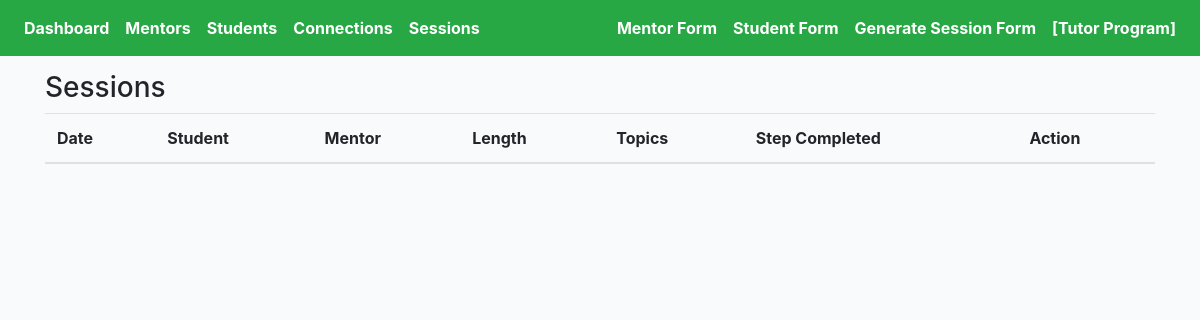
The app's page /cprofiles/sessions/, older data.
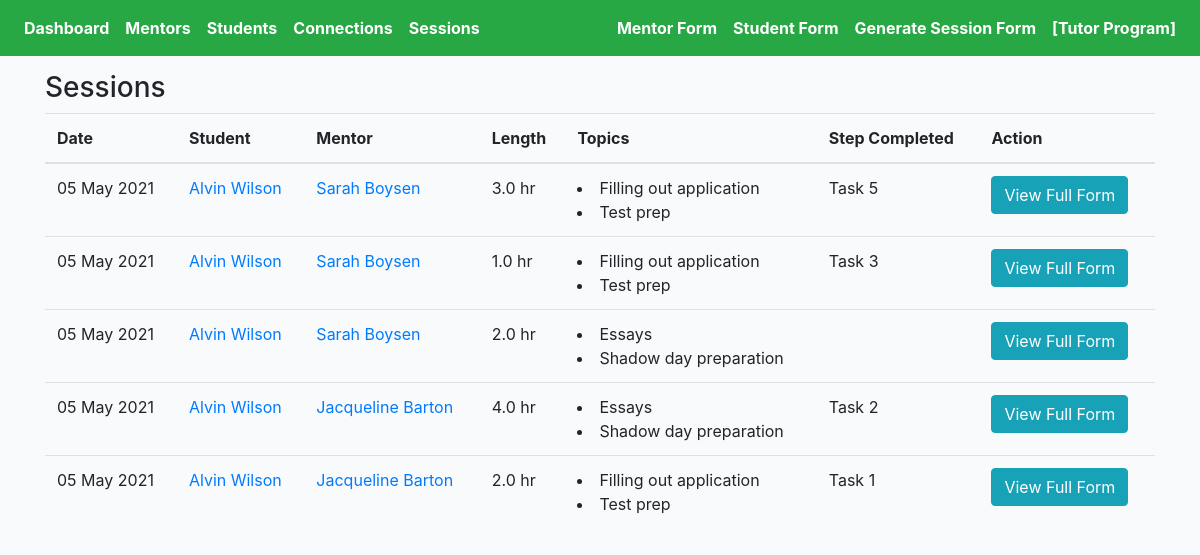
The same page, newer data.
### cprofiles/models.py (models this page shows, shortened)
class Session(models.Model):
    connection = models.ForeignKey(Connection, on_delete=models.CASCADE)
    meet = models.IntegerField(null=True, blank=True)
    length = models.FloatField(null=True, blank=True)
    topic = models.ManyToManyField(Topic, blank=True, related_name='topics')
    updated = models.DateTimeField(auto_now=True)
    created = models.DateTimeField(auto_now_add=True)
    feedback = models.TextField(null=True, blank=True, max_length=1000)
    change = models.TextField(null=True, blank=True, max_length=1000)
    support = models.ManyToManyField(Support, blank=True, related_name='supports')
    rate = models.IntegerField(null=True, blank=True)
    question = models.TextField(null=True, blank=True, max_length=1000)
    cont = models.CharField(null=True, blank=True, max_length=200, choices=CONT_STATUS_CHOICES)
    submit_status = models.BooleanField(default=False)
    step = models.CharField(max_length=200, blank=True)
    def get_topics(self):
        return self.topic.all()
    def get_absolute_url(self):
        return reverse("cprofiles:session-detail", kwargs={"pk": self.pk})

class Connection(models.Model):
    student = models.ForeignKey(Student, on_delete=models.CASCADE, related_name='student')
    mentor = models.ForeignKey(Mentor, on_delete=models.CASCADE, related_name='mentor')
    status = models.CharField(max_length=200, choices=STATUS_CHOICES)
    updated = models.DateTimeField(auto_now=True)
    created = models.DateTimeField(auto_now_add=True)
    flag = models.BooleanField(default=False)
    progress = models.CharField(max_length=200, blank=True, null=True, choices=PROGRESS_CHOICES)

class Student(models.Model):
    avatar = models.ImageField(default='avatar.png', upload_to='avatars/')
    first_name = models.CharField(max_length=200, blank=True)
    last_name = models.CharField(max_length=200, blank=True)
    gender = models.CharField(max_length=200, choices=GENDER_CHOICES)
    grade = models.CharField(max_length=200, choices=GRADE_CHOICES)
    school = models.CharField(max_length=200, blank=True)
    address = models.CharField(max_length=200, blank=True)
    parent_first_name = models.CharField(max_length=200, blank=True)
    parent_last_name = models.CharField(max_length=200, blank=True)
    parent_language = models.CharField(max_length=200, choices=LANGUAGE_CHOICES)
    parent_phone = models.CharField(max_length=200, blank=True)
    parent_email = models.EmailField(max_length=200, blank=True)
    activity = models.TextField(null=True, blank=True, max_length=1000)
    reason = models.TextField(null=True, blank=True, max_length=1000)
    prompt = models.TextField(null=True, blank=True, max_length=1000)
    hobby = models.TextField(null=True, blank=True, max_length=1000)
    parent_response = models.TextField(null=True, blank=True, max_length=1000)
    interview_language = models.CharField(max_length=200, choices=LANGUAGE_CHOICES)
    updated = models.DateTimeField(auto_now=True)
    created = models.DateTimeField(auto_now_add=True)
    slug = models.SlugField(unique=True, blank=True)
    def get_absolute_url(self):
        return reverse("cprofiles:student-profiles-detail", kwargs={"slug": self.slug})
    __initial_first_name = None
    __initial_last_name = None
    def __init__(self, *args, **kwargs):
        super().__init__(*args, **kwargs)
        self.__initial_first_name = self.first_name
        self.__initial_last_name = self.last_name

class Mentor(models.Model):
    avatar = models.ImageField(default='avatar.png', upload_to='avatars/')
    first_name = models.CharField(max_length=200, blank=True)
    last_name = models.CharField(max_length=200, blank=True)
    email = models.EmailField(max_length=200, blank=True)
    prefer_grade = models.CharField(max_length=200, choices=MENTOR_GRADE_CHOICES)
    prefer_gender = models.CharField(max_length=200, choices=GENDER_CHOICES)
    prefer_location = models.CharField(max_length=200, blank=True)
    mentor_last_year = models.BooleanField(default=False)
    language = models.TextField(null=True, blank=True, max_length=1000)
    experience = models.TextField(null=True, blank=True, max_length=1000)
    familiar = models.TextField(null=True, blank=True, max_length=1000)
    friends = models.ManyToManyField(Student, blank=True, related_name='mentors')
    updated = models.DateTimeField(auto_now=True)
    created = models.DateTimeField(auto_now_add=True)
    slug = models.SlugField(unique=True, blank=True)
    def get_absolute_url(self):
        return reverse("cprofiles:mentor-profiles-detail", kwargs={"slug": self.slug})
    __initial_first_name = None
    __initial_last_name = None
    def __init__(self, *args, **kwargs):
        super().__init__(*args, **kwargs)
        self.__initial_first_name = self.first_name
        self.__initial_last_name = self.last_name

class Topic(models.Model):
    name = models.CharField(max_length=200, blank=True)
    def __str__(self):
        return self.name

### cprofiles/views.py (the view)
# urls.py: path('sessions/', SessionListView.as_view(), name='session-list'),
class SessionListView(ListView):
    model = Session
    template_name = 'choice-session-list.html'
    def get_queryset(self):
        qs = Session.objects.filter(submit_status=True).order_by('-updated')
        return qs

### templates/choice-session-list.html (shortened to what this page needs)
{% extends 'cbase.html' %}
{% load static %}
{% block stylesheet %}{% static '/css/my_invites.css' %}{% endblock %}
{% block content %}
<h3>Sessions</h3>
<div class="table-responsive-lg">
    <table id="myTable" class="table">
        <thead>
            <tr>
                <th scope="col">Date</th>
                <th scope="col">Student</th>
                <th scope="col">Mentor</th>
                <th scope="col">Length</th>
                <th scope="col">Topics</th>
                <th scope="col">Step Completed</th>
                <th scope="col">Action</th>
            </tr>
        </thead>
        <tbody>
            {% for obj in object_list %}
            <tr>
                <td>{{obj.created|date:"d M Y"}}</td>
                <td><a href="{{obj.connection.student.get_absolute_url}}">{{obj.connection.student.first_name}}
                        {{obj.connection.student.last_name}}</a></td>
                <td><a href="{{obj.connection.mentor.get_absolute_url}}">{{obj.connection.mentor.first_name}}
                        {{obj.connection.mentor.last_name}}</a></td>
                <td>{{obj.length}} hr</td>
                <td>
                    {% for topic in obj.get_topics %}
                    <li>{{topic}}</li>
                    {% endfor %}
                </td>
                <td>{{obj.step}}</td>
                <td><a href="{{obj.get_absolute_url}}"><button type="submit" class="btn btn-info">View Full
                            Form</button></a></td>
            </tr>
            {% endfor %}
        </tbody>
    </table>
</div>
{% endblock content %}

Row changes from the older to the newer data that the page shows:
added Session: created "05 May 2021", connection.student.first_name "Alvin", connection.student.last_name "Wilson", connection.mentor.first_name "Sarah", connection.mentor.last_name "Boysen", length "3.0", step "Task 5"
now on this page (row unchanged): Topic: name "Filling out application"
now on this page (row unchanged): Topic: name "Test prep"
added Session: created "05 May 2021", connection.student.first_name "Alvin", connection.student.last_name "Wilson", connection.mentor.first_name "Sarah", connection.mentor.last_name "Boysen", length "1.0", step "Task 3"
added Session: created "05 May 2021", connection.student.first_name "Alvin", connection.student.last_name "Wilson", connection.mentor.first_name "Sarah", connection.mentor.last_name "Boysen", length "2.0"
now on this page (row unchanged): Topic: name "Essays"
now on this page (row unchanged): Topic: name "Shadow day preparation"
added Session: created "05 May 2021", connection.student.first_name "Alvin", connection.student.last_name "Wilson", connection.mentor.first_name "Jacqueline", connection.mentor.last_name "Barton", length "4.0", step "Task 2"
added Session: created "05 May 2021", connection.student.first_name "Alvin", connection.student.last_name "Wilson", connection.mentor.first_name "Jacqueline", connection.mentor.last_name "Barton", length "2.0", step "Task 1"
